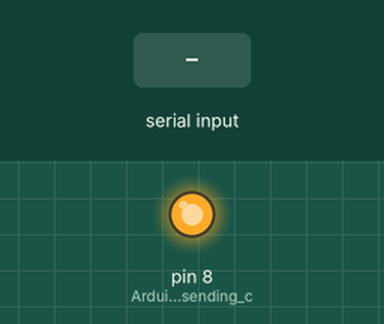
Simulated run of this sketch. Board: Arduino Uno, built with avr-gcc and run on an emulated ATmega328P. Shown: output pins drawn as LEDs (lit = HIGH). The test bench sets the inputs (shaded band).

Above: at 1.2 s.
1.3 s: "s" received over Serial
At 2.1 s:
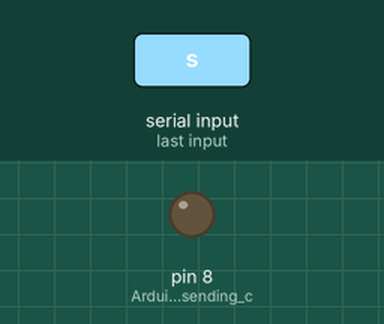
Timing chart, 0 to 4.3 s (numbered marks = the images above; inputs shaded):
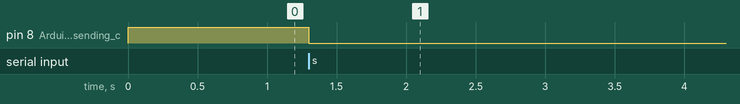

Measured:
- after the input at 1.3 s, pin 8 (Arduino_will_be_sending_c): HIGH → LOW at once

The sketch:

ecoplug.ino
```cpp
bool on = false;

void setup() {
  pinMode(8, OUTPUT); // Arduino will be sending control signals over port 8
  digitalWrite(8,HIGH); // set the initial value of the relay to off
  Serial.begin(115200); // baud rate of 115200
}

void loop() {
//  If there is serial data received, read the data and
//  if the data is the string 's' then turn on the relay
//  through port 8. If the relay is already turned on then
//  turn it off
  if (Serial.available() > 0) {
    if (Serial.read() == 's') {
      if (on == false) {
        digitalWrite(8, LOW);
        on = true;
      } else {
        digitalWrite(8, HIGH);
        on = false;
      }
    }
  }
}
```
